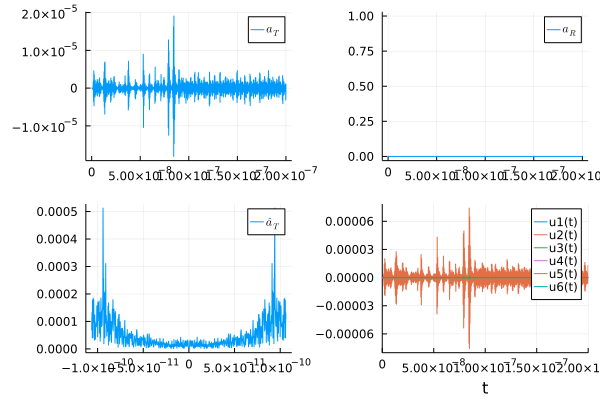

Recreate this plot in Julia.
# Reference article: [1]W.-T. Wu, Y.-H. Liao, and F.-Y. Lin, “Noise suppressions in synchronized chaos lidars,” Opt. Express, vol. 18, no. 25, p. 26155, Dec. 2010, doi: 10.1364/OE.18.026155.

using DifferentialEquations
using Plots
using FFTW

const c = 299792458.0
const ω_T = 2 * pi * c / 1.55e-6
const ω_R = ω_T

# laser parameters
const b = 4  # line width enhancement factor
const γ_n = 0.667e9  # differential carrier relaxation rate
const γ_p = 1.2e9  # nonlinear carrier relaxation rate
const γ_s = 1.458e9  # spontaneous carrier relaxation rate
const γ_c = 2.4e11  # cavity decay rate
const J = 0.333  # normalized dimensionless injection current parameter
const Δω = 0  # angular frequency detuning between the Tx and Rx

function s_clidar_model(du, u, h, p, t)
  η_OF_T, η_OF_R, η_OF_C, η_OEF_T, η_OEF_R, η_OEF_C, τ_T, τ_R, τ_C, σ_1, m = p

  a_T, ϕ_T, n_T, a_R, ϕ_R, n_R = u

  tmp1_T = γ_c * γ_n / γ_s / J * n_T - γ_p * (2a_T + a_T^2)
  # tmp1_R = γ_c * γ_n / γ_s / J * n_R - γ_p * (2a_R + a_R^2)

  # a_C_delayed = h(p, t - τ_C)[1] + σ_1 * randn()
  # ϕ_C_delayed = h(p, t - τ_C)[2] + m * (2π * rand() - π)

  # channel_a = η_OF_C * (1 + a_C_delayed) * cos(ϕ_C_delayed - ϕ_R + ω_T * τ_C)

  # channel_ϕ = η_OF_C * (1 + a_C_delayed) / (1 + a_R) * sin(ϕ_C_delayed - ϕ_R + ω_T * τ_C)

  # channel_n = η_OEF_C * γ_s * (J + 1) * (1 + 2a_C_delayed) + a_C_delayed^2

  du[1] = 0.5tmp1_T*(1 + a_T) + η_OF_T*(1 + h(p, t - τ_T)[1]) * cos(h(p, t - τ_T)[2] - ϕ_T + ω_T*τ_T)

  du[2] = -0.5b*tmp1_T + η_OF_T*(1 + h(p, t - τ_T)[1])/(1 + a_T)*sin(h(p, t - τ_T)[2] - ϕ_T + ω_T*τ_T)

  du[3] = -γ_s*n_T - γ_n*(1 + a_T)^2*n_T - γ_s*J*(2a_T + a_T^2) + γ_s*γ_p/γ_c*J*(2a_T + a_T^2)*(1 + a_T)^2 + η_OEF_T * γ_s * (J + 1) * (1 + 2h(p, t - τ_T)[1]) + h(p, t - τ_T)[1]^2

  # du[4] = 0.5tmp1_R * (1 + a_R) + η_OF_R * (1 + h(p, t - τ_R)[4]) * cos(h(p, t - τ_R)[5] - ϕ_R + ω_R * τ_R) + channel_a

  # du[5] = -0.5b * tmp1_R + η_OF_R * (1 + h(p, t - τ_R)[4]) / (1 + a_R) * sin(h(p, t - τ_R)[5] - ϕ_R + ω_R * τ_R) + channel_ϕ

  # du[6] = -γ_s * n_R - γ_n * (1 + a_R)^2 * n_R - γ_s * J * (2a_R + a_R^2) + γ_s * γ_p / γ_c * J * (2a_R + a_R^2) * (1 + a_R)^2 + η_OEF_R * γ_s * (J + 1) * (1 + 2h(p, t - τ_R)[4]) + h(p, t - τ_R)[4]^2 + channel_n

end

τ_T = 9.5e-9
τ_R = 9.5e-9
τ_C = 15.5e-9
lags = [τ_T, τ_R, τ_C]

η_OF_T, η_OF_R, η_OF_C = 0.2, 0.2, 1.3
η_OEF_T, η_OEF_R, η_OEF_C = 0, 0, 0
σ_1, m = 0, 0

h(p, t) = zeros(6)
u0 = [0, 0, 0, 0, 0, 0]
tspan = (0, 200e-9)
p = (η_OF_T, η_OF_R, η_OF_C, η_OEF_T, η_OEF_R, η_OEF_C, τ_T, τ_R, τ_C, σ_1, m)

prob = DDEProblem(s_clidar_model, u0, h, tspan, p; constant_lags = lags)
alg = MethodOfSteps(Tsit5())
@time sol = solve(prob, alg; dt=0.1e-12, adaptive=true)

fs = (sol.t[end] - sol.t[1]) / (length(sol.t) - 1)
freqs = fftfreq(length(sol.t), fs)
freqs = fftshift(freqs)

a_T = Float64.([u[1] for u in sol.u])
a_R = Float64.([u[4] for u in sol.u])
A_T = fftshift(fft(a_T))
A_R = fftshift(fft(a_R))

p1 = plot(sol.t, a_T, label="\$a_T\$")
p2 = plot(sol.t, a_R, label="\$a_R\$")
p3 = plot(freqs, abs.(A_T), label="\$\\hat{a}_T\$")
p4 = plot(sol)
# p4 = plot(freqs, abs.(A_R), label="\$\\hat{a}_R\$")

plt = plot(p1, p2, p3, p4, layout=(2, 2))

savefig("synchronized_chaos_lidar.png")

display(plt)